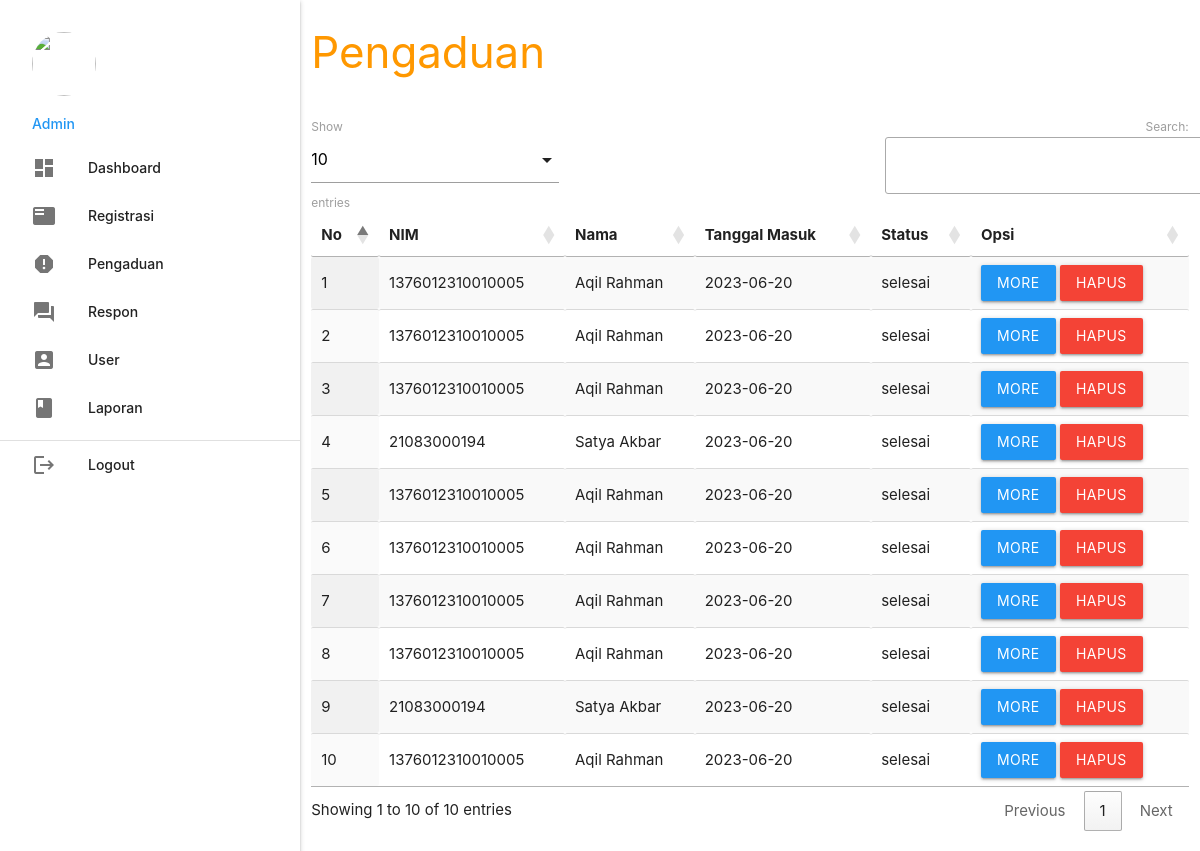
The page /admin/index.php?p=pengaduan (signed in) on the database its author committed.
### tables this page shows
CREATE TABLE `pengaduan` (
  `id_pengaduan` int(5) NOT NULL,
  `tgl_pengaduan` varchar(20) NOT NULL,
  `nik` varchar(16) NOT NULL,
  `isi_laporan` text NOT NULL,
  `foto` varchar(255) NOT NULL,
  `status` enum('proses','selesai') NOT NULL
);

CREATE TABLE `mahasiswa` (
  `nim` varchar(16) NOT NULL,
  `nama` varchar(35) NOT NULL,
  `username` varchar(25) NOT NULL,
  `password` varchar(255) NOT NULL,
  `telp` varchar(13) NOT NULL
);

### admin/pengaduan.php (the view, shortened to what this page needs)
       <div class="row">
         <div class="col s12 m9">
           <h3 class="orange-text">Pengaduan</h3>
         </div>
       </div>
       <table id="example" class="display responsive-table" style="width:100%">
         <thead>
             <tr>
			<th>No</th>
			<th>NIM</th>
			<th>Nama</th>
			<th>Tanggal Masuk</th>
			<th>Status</th>
			<th>Opsi</th>
             </tr>
         </thead>
         <tbody>
<?php
include "../conn/koneksi.php";
	$no=1;
	$query = mysqli_query($koneksi, "SELECT pengaduan.id_pengaduan,
                pengaduan.tgl_pengaduan,
                mahasiswa.nim,
                mahasiswa.nama,
                petugas.nama_petugas,
                tanggapan.tgl_tanggapan,
                pengaduan.status,
                tanggapan.id_tanggapan,
                pengaduan.foto,
                pengaduan.isi_laporan,
                tanggapan.tanggapan
         FROM pengaduan
         INNER JOIN mahasiswa ON pengaduan.nik = mahasiswa.nim
         LEFT JOIN tanggapan ON pengaduan.id_pengaduan = tanggapan.id_pengaduan
         LEFT JOIN petugas ON tanggapan.id_petugas = petugas.id_petugas
         ORDER BY pengaduan.tgl_pengaduan DESC");
	while ($r=mysqli_fetch_assoc($query)) { ?>
	<tr>
		<td><?php echo $no++; ?></td>
		<td><?php echo $r['nim']; ?></td>
		<td><?php echo $r['nama']; ?></td>
		<td><?php echo $r['tgl_pengaduan']; ?></td>
		<td><?php echo $r['status']; ?></td>
		<td><a class="btn modal-trigger blue" href="#more?id_pengaduan=<?php echo $r['id_pengaduan'] ?>">More</a>  <a class="btn red" onclick="return confirm('Anda Yakin Ingin Menghapus Y/N')" href="index.php?p=pengaduan_hapus&id_pengaduan=<?php echo $r['id_pengaduan'] ?>">Hapus</a></td>
	</tr>
           <?php  }
            ?>
         </tbody>
       </table>

### rows shown on the page
pengaduan: mahasiswa.nim "1376012310010005", mahasiswa.nama "Aqil Rahman", tgl_pengaduan "2023-06-20", status "selesai"
pengaduan: mahasiswa.nim "1376012310010005", mahasiswa.nama "Aqil Rahman", tgl_pengaduan "2023-06-20", status "selesai"
pengaduan: mahasiswa.nim "1376012310010005", mahasiswa.nama "Aqil Rahman", tgl_pengaduan "2023-06-20", status "selesai"
pengaduan: mahasiswa.nim "21083000194", mahasiswa.nama "Satya Akbar", tgl_pengaduan "2023-06-20", status "selesai"
pengaduan: mahasiswa.nim "1376012310010005", mahasiswa.nama "Aqil Rahman", tgl_pengaduan "2023-06-20", status "selesai"
pengaduan: mahasiswa.nim "21083000194", mahasiswa.nama "Satya Akbar", tgl_pengaduan "2023-06-20", status "selesai"
pengaduan: mahasiswa.nim "1376012310010005", mahasiswa.nama "Aqil Rahman", tgl_pengaduan "2023-06-20", status "selesai"

### other values the page prints
$_SESSION['data']['nama_petugas'] "Admin"
